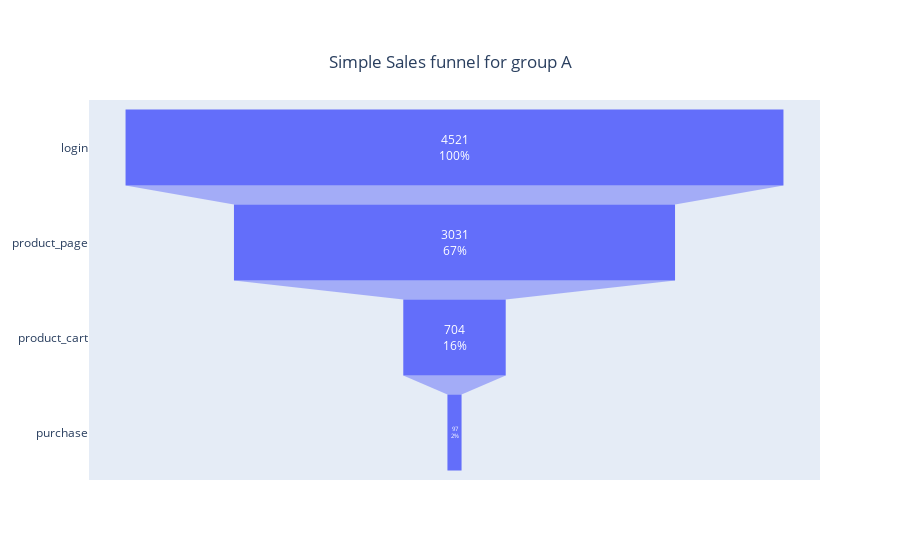

Here is the notebook cell this chart was saved with:
### Markdown cell above
**Sequence funnel for interface_eu_test groups**

### Code cell
#calculating the users at each stage of the funnel for group A
users_A = interface_A.pivot_table(
    index='user_id', 
    columns='event_name', 
    values='event_dt',
    aggfunc='min') 

step_1 = ~users_A['login'].isna()
step_2 = step_1 & (users_A['product_page'] >= users_A['login'])
step_3 = step_2 & (users_A['product_cart'] >= users_A['product_page'])
step_4 = step_3 & (users_A['purchase'] >= users_A['product_cart'])

n_login_A = users_A[step_1].shape[0]
n_product_A = users_A[step_2].shape[0]
n_cart_A = users_A[step_3].shape[0]
n_purchase_A = users_A[step_4].shape[0]

print('login:', n_login_A)
print('product_page:', n_product_A)
print('product_cart:', n_cart_A)
print('purchase:', n_purchase_A) 

#visualize the funnel
fig_A_interface = go.Figure(go.Funnel(
    y=["login", "product_page", "product_cart", "purchase"],
    x=[n_login_A, n_product_A,  n_cart_A, n_purchase_A],
    textposition="inside",
    textinfo="value+percent initial"
))

fig_A_interface.update_layout(title={
    'text': "Simple Sales funnel for group A",
    'y': 0.9,
    'x': 0.5,
    'xanchor': 'center',
    'yanchor': 'top'})

fig_A_interface.show()

### Figure 1 — Plotly figure (JSON) as saved in the notebook; plotly's stock layout.template omitted (floating-point values rounded to 4 significant figures)
{"data": [{"textinfo": "value+percent initial", "textposition": "inside", "type": "funnel", "x": [4521, 3031, 704, 97], "y": ["login", "product_page", "product_cart", "purchase"]}], "layout": {"title": {"text": "Simple Sales funnel for group A", "x": 0.5, "xanchor": "center", "y": 0.9, "yanchor": "top"}}}
